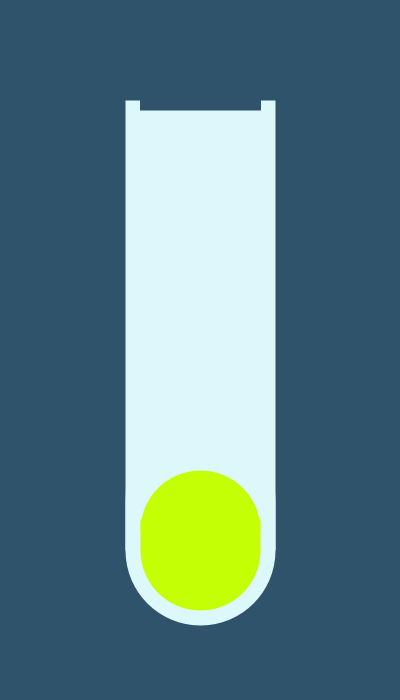
Frame 1 (no input)
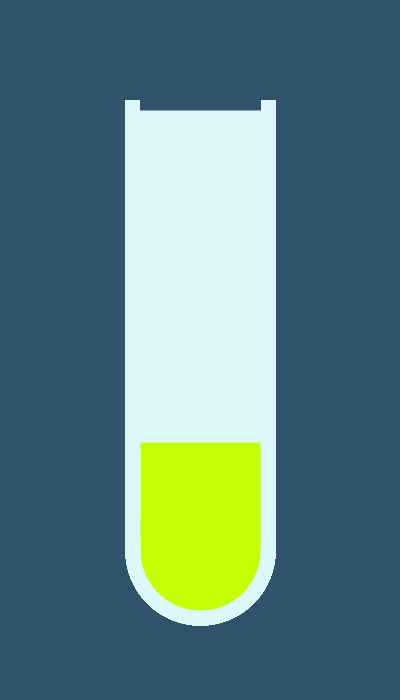
Frame 60 (the mouse pressed at the canvas centre just before this capture)
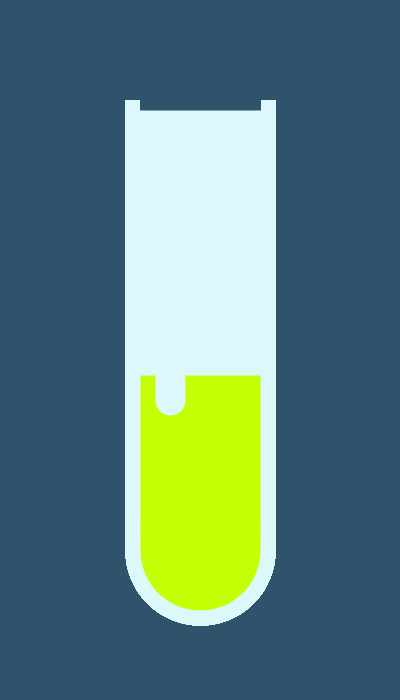
Frame 120 (the mouse held since frame 60 and released just before this capture)

The Processing sketch that drew these frames (run headless with seeded random() and noise(); from frame 60 on, the mouse is pressed at the canvas centre):

// Processing sketch: processing_73872
// ── processing_73872.pde

int fillDuration = 5000;
int overflowDuration = 1000;
color testTubeColor = #DCF8FA;
color bgColor = #2F536A;
color chemicalColor = #C4FF05;
color explosionColor = #FA67EC;

void setup(){
 size(400,700);
 background(bgColor); 
}



void draw(){
  
  stroke(testTubeColor);
  strokeWeight(150);
  strokeCap(SQUARE);
  line(200,100, 200,550);
  strokeCap(ROUND);
  line(200,500, 200,550);
  
  strokeWeight(120);
  strokeCap(ROUND);
  stroke(chemicalColor);
  line(200,530, 200,550);
  strokeCap(SQUARE);
  float topFillEdge = 530-millis()/15;
  for (int i=1; i<2; i++) {
    line(200,530, 200,topFillEdge);
    if (topFillEdge>110) {
      noStroke();
    }
  }
  

  
  strokeWeight(121);
  strokeCap(SQUARE);
  stroke(bgColor);
  line(200,0, 200,110);
  
  //explosion!!
  if (millis()>5000){
  strokeWeight(120);
  strokeCap(ROUND);
  stroke(explosionColor);
  line(200,530, 200,550);
  strokeCap(SQUARE);
  line(200,530, 200,0);
  fill(explosionColor);
  noStroke();
  quad(0,0, 140,110, 260,110, 400,0);
  strokeWeight(2);
  stroke(#FCB2F5);
  strokeCap(ROUND);
  for (int i=1;i<120;i++){
    line(140+i,110, random(0,400),0);
  }
  }
  
  strokeWeight(30);
  strokeCap(ROUND);
  stroke(testTubeColor);
  line(170,400, 170,140);
}
